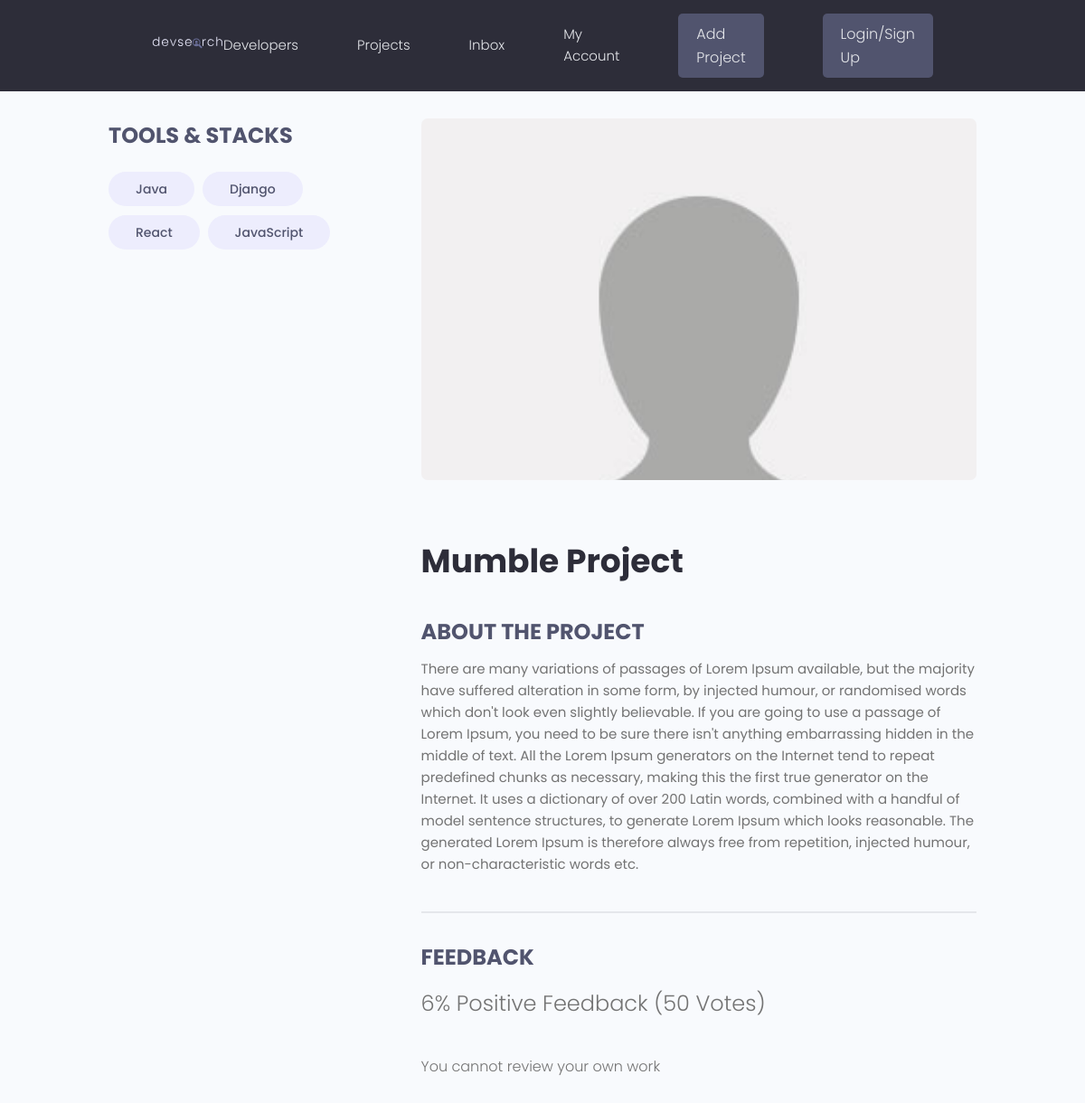
The page /projects/project/10f03192-52db-4dfd-a3a4-be2b35a267d5 on the database as committed earlier.
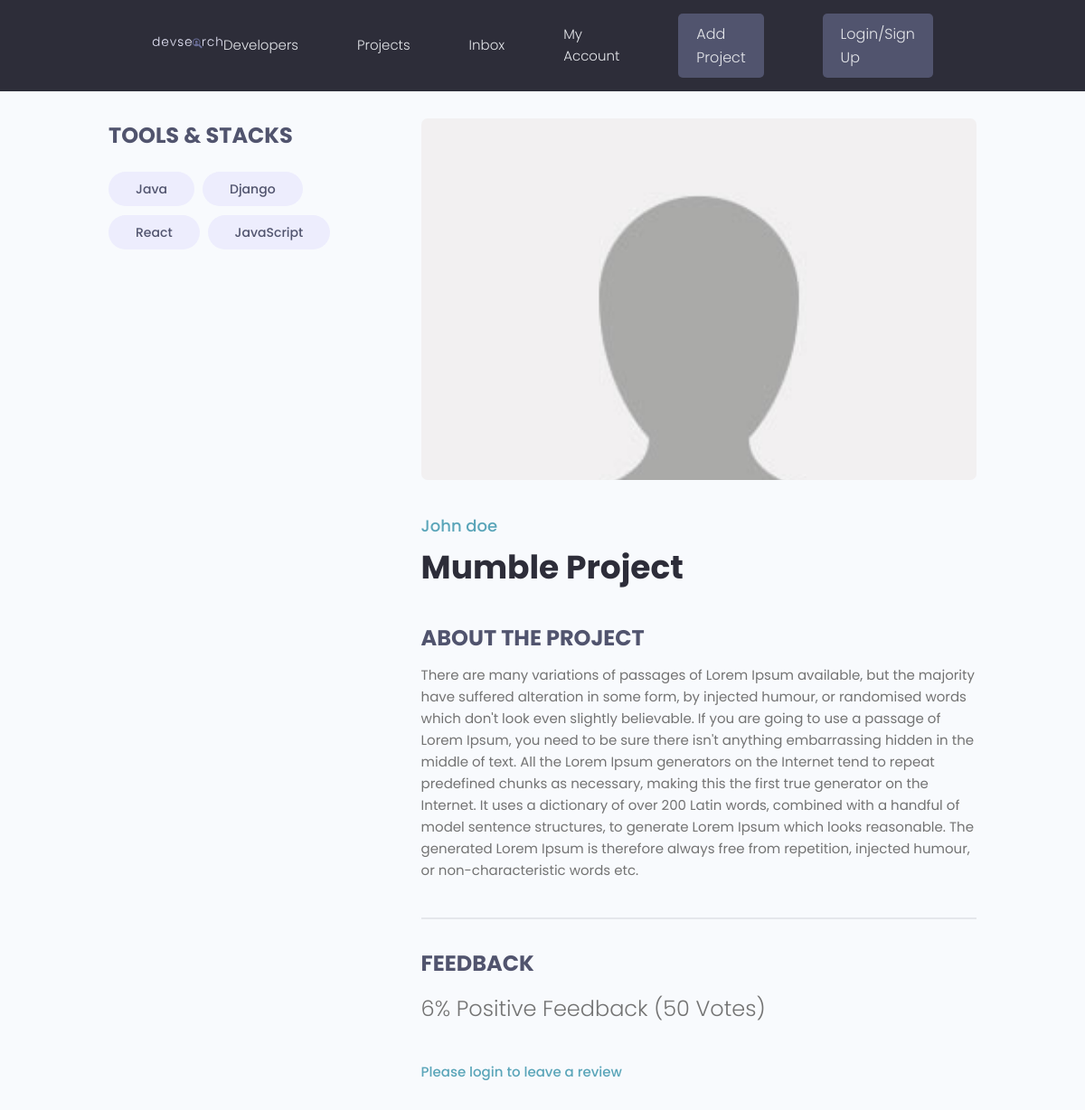
The same page on the database as committed later.
### projects/models.py (models this page shows, shortened)
class Project(models.Model):
    owner = models.ForeignKey(Profile, null=True, blank=True, on_delete=models.SET_NULL)
    title = models.CharField(max_length=200)
    description = models.TextField(null = True, blank=True)
    featured_image = models.ImageField(null=True, blank=True, default="default.jpg")
    demo_link = models.CharField(max_length=2000, null = True, blank=True)
    source_link = models.CharField(max_length=2000, null=True, blank=True)
    tags = models.ManyToManyField('Tag', blank=True)
    vote_total = models.IntegerField(default=0, null=True, blank=True)
    vote_ratio = models.IntegerField(default=0, null=True, blank=True)
    created = models.DateTimeField(auto_now_add=True)
    id = models.UUIDField(default=uuid.uuid4, unique=True, primary_key=True, editable=False)

### users/models.py (models this page shows, shortened)
class Profile(models.Model):
    user = models.OneToOneField(User, on_delete=models.CASCADE, null=True, blank=True)
    name = models.CharField(max_length=200, null=True, blank=True)
    email = models.EmailField(max_length=500, blank=True, null=True)
    username = models.CharField(max_length=200, null=True, blank=True)
    location = models.CharField(max_length=200, null=True, blank=True)
    short_intro = models.CharField(max_length=200, null=True, blank=True)
    bio = models.TextField( null=True, blank=True)
    profile_image = models.ImageField(null=True, blank= True, upload_to='profiles/', default="profiles/user-default.png")
    social_github = models.CharField(max_length=200, null=True, blank=True)
    social_twitter = models.CharField(max_length=200, null=True, blank=True)
    social_linkedin = models.CharField(max_length=200, null=True, blank=True)
    social_youtube = models.CharField(max_length=200, null=True, blank=True)
    social_website = models.CharField(max_length=200, null=True, blank=True)
    created = models.DateTimeField(auto_now_add=True)
    id = models.UUIDField(default=uuid.uuid4, unique=True, primary_key=True, editable=False)

### projects/views.py (the view)
# urls.py: path('project/<str:pk>', views.project, name="project"),
def project(request, pk):
    projectObj = Project.objects.get(id=pk)
    return render(request, 'projects/single-project.html', {'project':projectObj})

### projects/models.py (called while the page is built)
    def __str__(self):
        return self.name

### projects/templates/projects/single-project.html (shortened to what this page needs)
{% extends 'main.html' %}
{% block content %}
<main class="singleProject my-md">
    <div class="container">
        <div class="layout">
            <div class="column column--1of3">
                <h3 class="singleProject__subtitle">Tools & Stacks</h3>
                <div class="singleProject__toolStack">
                    {% for tag in project.tags.all %}
                    <span class="tag tag--pill tag--sub tag--lg">
                        <small>{{tag}}</small>
                    </span>
                    {% endfor %}
                </div>
            </div>
            <div class="column column--2of3">
                <img class="singleProject__preview" src="{{ project.featured_image.url}}" alt="portfolio thumbnail" />
                <a href="profile.html"
                    class="singleProject__developer">{{project.owner.name}}</a>
                <h2 class="singleProject__title">{{project.title}}</h2>
                <h3 class="singleProject__subtitle">About the Project</h3>
                <div class="singleProject__info">
                    {{project.description}}
                </div>
                <div class="comments">
                    <h3 class="singleProject__subtitle">Feedback</h3>
                    <h5 class="project--rating">
                        {{project.vote_ratio}}% Positive Feedback ({{project.vote_total}}
                        Vote{{project.vote_total|pluralize:"s"}})
                    </h5>
                    {% if request.user.profile.id in project.reviewers %}
                    <p>You have already submitted your review for this project</p>
                    {% elif request.user.profile == project.owner %}
                    <p>You cannot review your own work</p>
                    {% else %}
                    <a href="{% url 'login' %}?next={{request.path}}">Please login to leave a review</a>
                    {% endif %}
                </div>
            </div>
        </div>
    </div>
</main>
{% endblock %}

Rows that differ between the two databases and show on the page:
changed Project "Mumble Project": owner.name (not shown) → "John doe"
Other text that changed with them:
text no longer shown: "You cannot review your own work"
text now shown: "Please login to leave a review"
